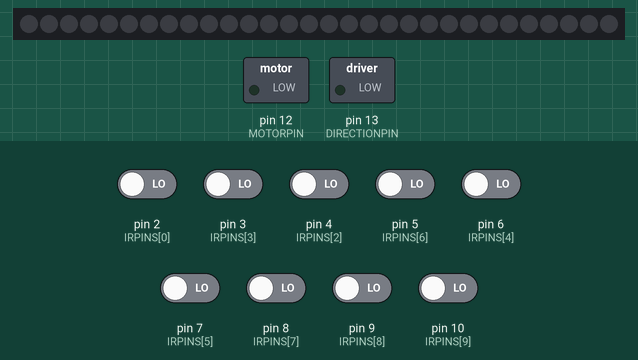
Bench run of a sketch on a simulated Arduino Uno, built with avr-gcc and run on an emulated ATmega328P. Shown: 30 RGB LEDs in strip order, left to right, switched loads named in the sketch (green lamp = pin HIGH). The test bench sets the inputs (shaded band); at power-on: pin 2 (IRPINS[0]), pin 3 (IRPINS[3]), pin 4 (IRPINS[2]), pin 5 (IRPINS[6]), pin 6 (IRPINS[4]), pin 7 (IRPINS[5]), pin 8 (IRPINS[7]), pin 9 (IRPINS[8]), pin 10 (IRPINS[9]) LOW. Random numbers use the default seed unless the sketch sets one.

Above: at 1.2 s.
1.3 s: pin 2 (IRPINS[0]) driven HIGH
At 1.7 s:
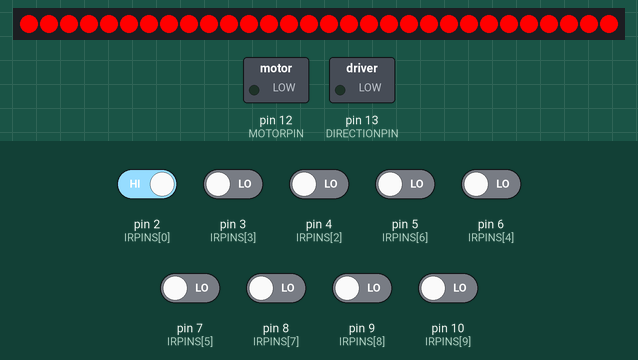
4.3 s: pin 2 (IRPINS[0]) driven LOW
At 5.0 s:
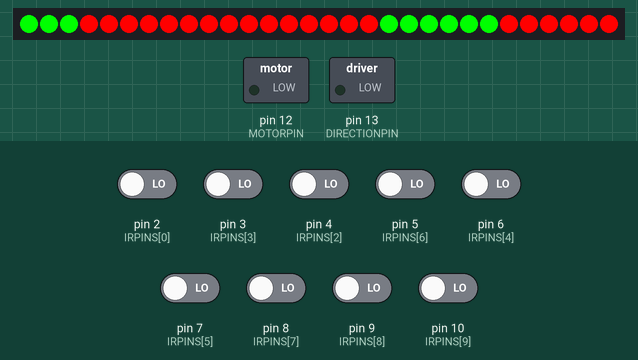
5.8 s: pin 5 (IRPINS[6]) driven HIGH
At 6.2 s:
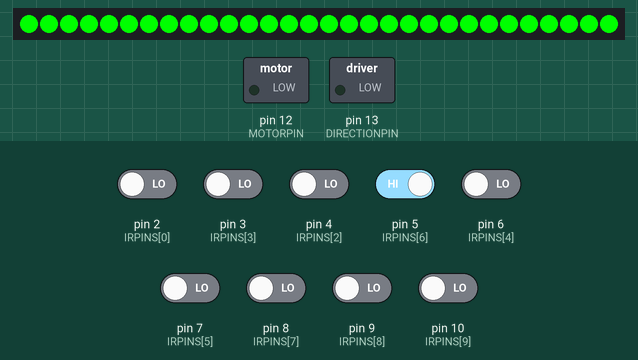
8.8 s: pin 5 (IRPINS[6]) driven LOW
At 11.5 s:
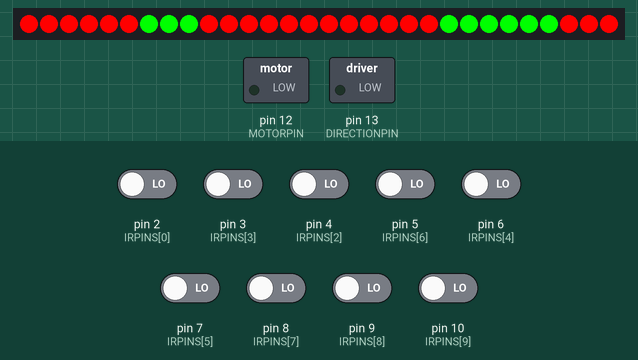
11.8 s: pin 3 (IRPINS[3]) driven HIGH
At 12.2 s:
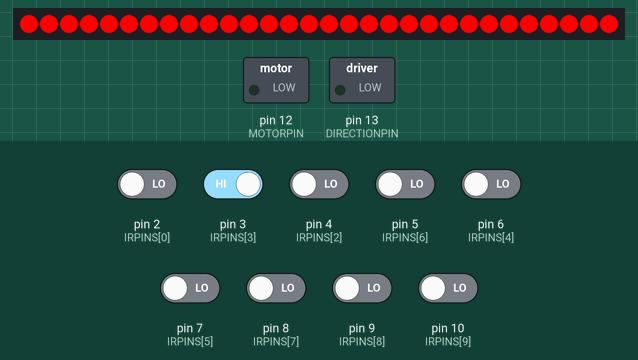
14.8 s: pin 3 (IRPINS[3]) driven LOW
At 15.3 s:
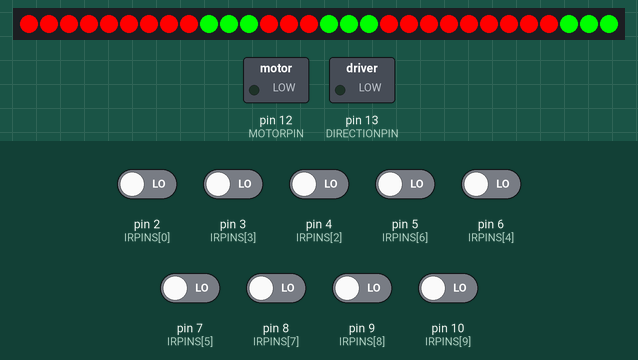
Timing chart, 0 to 17.3 s (numbered marks = the images above; inputs shaded):
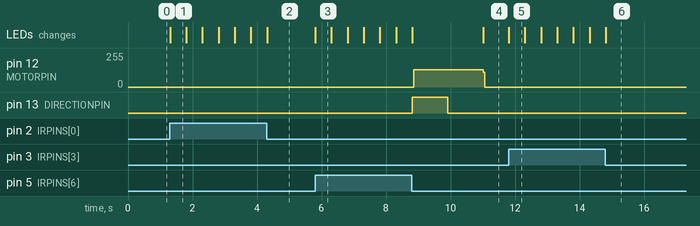

Measured:
- after the input at 11.8 s, the LEDs: change at once (image 5)
- what the display in image 1 shows lasts 0.5 s, from 1.3 s to 1.8 s

The sketch:

swh.ino
```cpp
#include <Adafruit_NeoPixel.h>
#ifdef __AVR__
  #include <avr/power.h>
#endif

// Game settings
constexpr int TICK_MSEC    =     1;
constexpr int CYCLE_TICKS  =  4000;
constexpr int FLASH_COUNT  =     3;
constexpr int FLASH_TICKS  =   500;
constexpr int TARGET_CUPS  =     3;

// Cup count
constexpr int CUPS = 10;

// Pins
constexpr int IRPINS[CUPS] = {2, 1, 4, 3, 6, 7, 5, 8, 9, 10}; // IR sensor data pins
constexpr int LEDPIN       = 11;                              // LED strip data pin
constexpr int MOTORPIN     = 12;                              // Motor pin
constexpr int DIRECTIONPIN = 13;                              // Motor direction pin
constexpr int SEEDPIN      = A0;                              // Unoccupied analog pin used for random seed

// Motor settings
constexpr int MOTOR_STEPS        = 1800;
constexpr int MOTOR_DELAY_US     = 300;
constexpr int DIRECTION_OUTWARDS = HIGH;
constexpr int DIRECTION_INWARDS  = LOW;

// NeoPixel strip and utilities
constexpr int LEDS_PER_CUP = 3;
Adafruit_NeoPixel strip = Adafruit_NeoPixel(CUPS * LEDS_PER_CUP, LEDPIN, NEO_GRB + NEO_KHZ800);

void setCupColor(int cup, int r, int g, int b)
{
  for (int i = cup * LEDS_PER_CUP; i < (cup + 1) * LEDS_PER_CUP; ++i)
    strip.setPixelColor(i, strip.Color(r, g, b));
}
void setAllColors(int r, int g, int b)
{
  for (int i = 0; i < CUPS * LEDS_PER_CUP; ++i)
    strip.setPixelColor(i, strip.Color(r, g, b));
}
void updateStrip()
{
  strip.setBrightness(255);
  strip.show();
}
void disableStrip()
{
  strip.setBrightness(0);
  strip.show();
}
void toggleStrip()
{
  strip.setBrightness(255 - strip.getBrightness());
  strip.show();
}

void flashBlock(int r, int g, int b)
{
  // Preserve original colors
  uint32_t originalColors[CUPS * LEDS_PER_CUP];
  for (int i = 0; i < CUPS * LEDS_PER_CUP; ++i)
    originalColors[i] = strip.getPixelColor(i);

  // Update all colors and flash
  for (int i = 0; i < FLASH_COUNT; ++i)
  {
    setAllColors(r, g, b);
    updateStrip();
    delay(TICK_MSEC * FLASH_TICKS);
    setAllColors(0, 0, 0);
    updateStrip();
    delay(TICK_MSEC * FLASH_TICKS);
  }

  // Restore colors
  for (int i = 0; i < CUPS * LEDS_PER_CUP; ++i)
    strip.setPixelColor(i, originalColors[i]);
  updateStrip();
}

void moveDispenser(int dir)
{
  for (int i = 0; i < MOTOR_STEPS; ++i)
  {
    digitalWrite(DIRECTIONPIN, dir);
    digitalWrite(MOTORPIN, HIGH);
    delayMicroseconds(MOTOR_DELAY_US);
    digitalWrite(MOTORPIN, LOW);
    delayMicroseconds(MOTOR_DELAY_US);
  }
}

void dispense()
{
  moveDispenser(DIRECTION_OUTWARDS);
  moveDispenser(DIRECTION_INWARDS);
}

// Data types
enum class event
{
  NONE,
  FLASH_WRONG,
  FLASH_CORRECT,
};

// Setup
void setup() {
  // Set up serial connection
  Serial.begin(9600);

  // Set up pin mode
  pinMode(LEDPIN, OUTPUT);
  pinMode(MOTORPIN, OUTPUT);
  pinMode(DIRECTIONPIN, OUTPUT);
  for (int index = 0; index < CUPS; ++index)
    pinMode(IRPINS[index], INPUT);

  // Set up LED strip
  strip.begin();
  disableStrip();

  // Seed RNG
  randomSeed(analogRead(SEEDPIN));
}

// Main loop
void loop()
{
  static int tickInCycle = 0;
  static int currentTargets[TARGET_CUPS] = {0, 0, 0};

  if (tickInCycle == 0)
  {
    // New cycle, select next target
    if (TARGET_CUPS == 1)
    {
      int nextTarget = currentTargets[0];
      while (nextTarget == currentTargets[0]) nextTarget = random(CUPS);
      currentTargets[0] = nextTarget;
    }
    else
    {
      for (int target = 0; target < TARGET_CUPS; ++target)
      {
retry:
        int nextTarget = random(CUPS);
        for (int other = 0; other < target; ++other)
          if (nextTarget == currentTargets[other])
            goto retry;

        currentTargets[target] = nextTarget;
      }
    }

    // Update cup colors
    setAllColors(255, 0, 0);
    for (int target = 0; target < TARGET_CUPS; ++target)
      setCupColor(currentTargets[target], 0, 255, 0);
    updateStrip();
  }

  // Check the IR sensors for events
  event evt = event::NONE;
  for (int index = 0; index < CUPS; ++index)
  {
    if (digitalRead(IRPINS[index]))
    {
      for (int target = 0; target < TARGET_CUPS; ++target)
      {
         if (index == currentTargets[target])
         {
           evt = event::FLASH_CORRECT;
           break;
         }
         else evt = event::FLASH_WRONG;
      }
      break;
    }
  }

  switch (evt)
  {
    case event::FLASH_CORRECT:
      flashBlock(0, 255, 0);
      setAllColors(0, 255, 0);
      updateStrip();
      dispense();
      tickInCycle = CYCLE_TICKS - 1;
      break;
    case event::FLASH_WRONG:
      flashBlock(255, 0, 0);
      tickInCycle = CYCLE_TICKS - 1;
      break;
  }

  // Tick.
  tickInCycle = (tickInCycle + 1) % CYCLE_TICKS;
  delay(TICK_MSEC);
}
```
